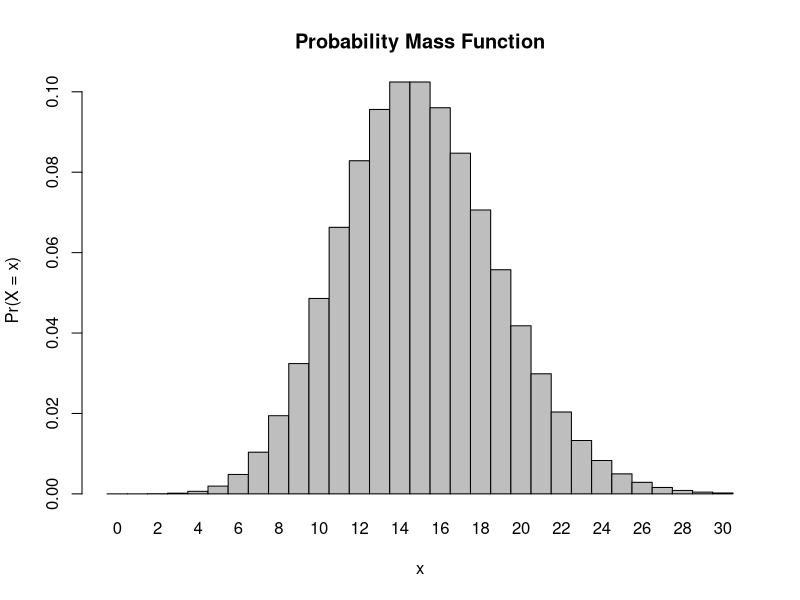
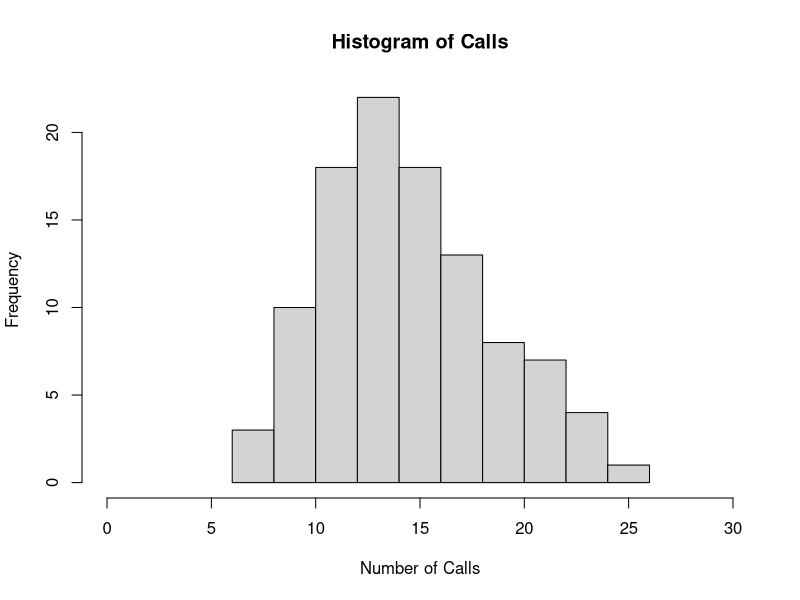

Write R code to recreate these figures, in order.
## ---- chunk 1
knitr::opts_chunk$set(echo = TRUE)
## ---- chunk 2
1-dpois(8,15)
## ---- chunk 3
dpois(0,15)
## ---- chunk 4
dpois(3,15)
## ---- chunk 5
x <- 0:30
l = 15
probset <- dpois(x = x, lambda = l)
barplot(probset, names.arg = x, space = 0, xlab = "x", ylab = "Pr(X = x)", main = "Probability Mass Function")
## ---- chunk 6
rpois(104, 15)
## ---- chunk 7
library(ggplot2)
x <- rpois(104, 15)  # simulate from a normal distribution with mean 5 and SD 8
hist(x,xlim=c(0,30),xlab = "Number of Calls", main = "Histogram of Calls")
